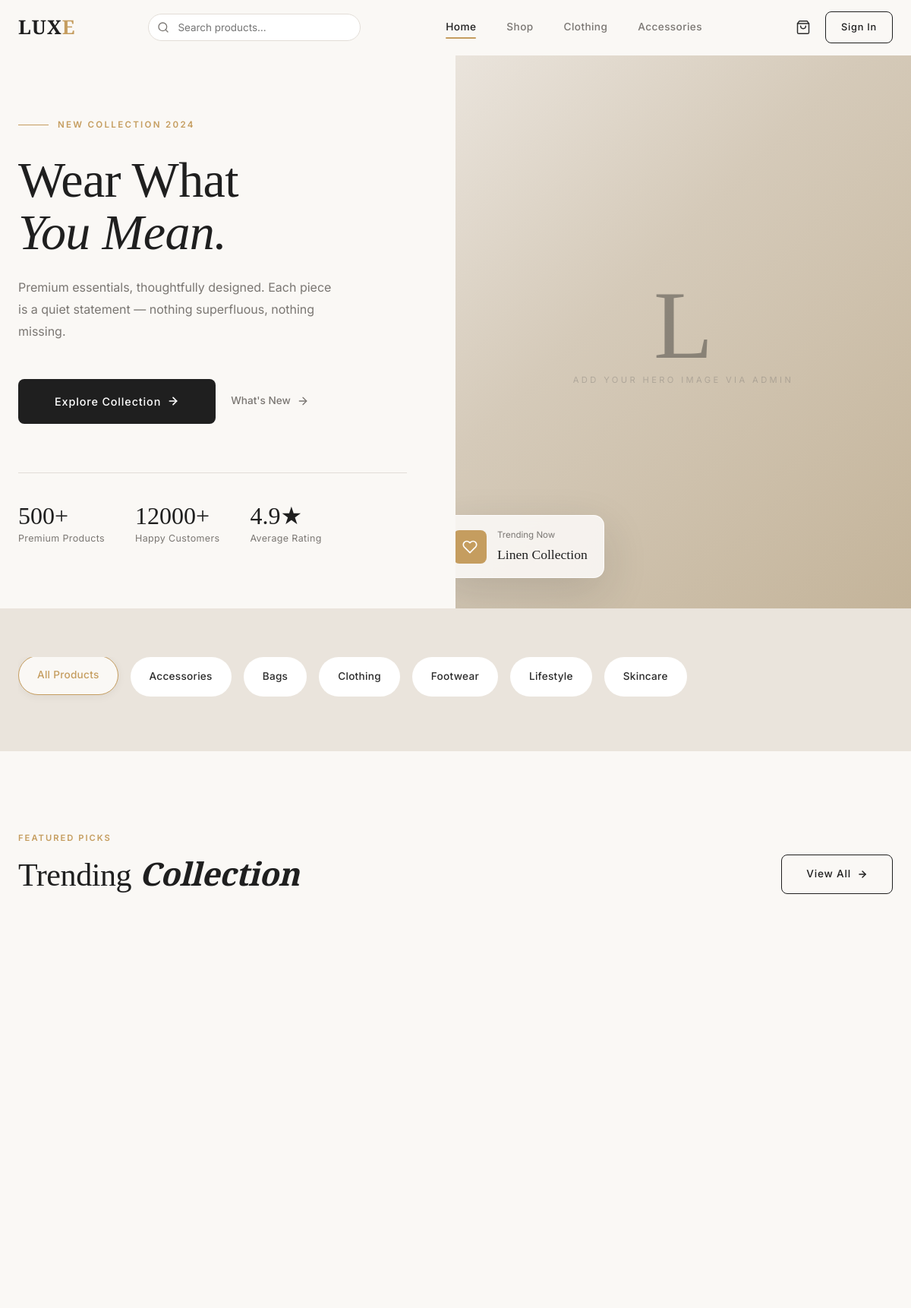
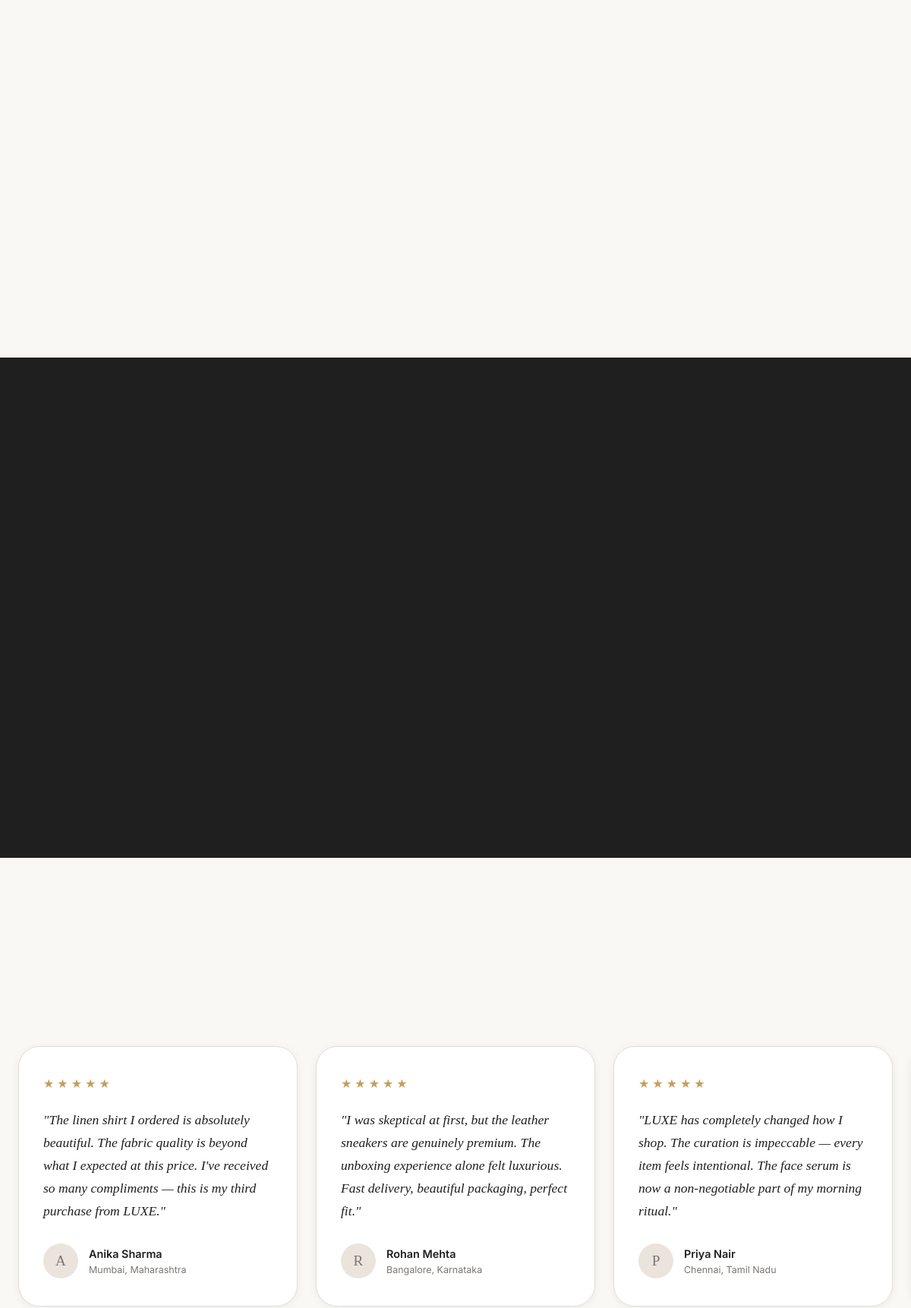
The page / (upper part) on the database its author committed (2 pictures, top to bottom).
### store/models.py (models this page shows, shortened)
class Category(models.Model):
    name = models.CharField(max_length=200)
    slug = models.SlugField(unique=True, blank=True)
    description = models.TextField(blank=True)
    image = models.ImageField(upload_to='categories/', blank=True, null=True)
    class Meta:
        verbose_name_plural = 'Categories'
        ordering = ['name']

### store/views.py (the view)
# urls.py: path('', views.home, name='home'),
def home(request):
    featured_products = Product.objects.filter(is_featured=True, stock__gt=0)[:8]
    categories = Category.objects.all()[:6]
    context = {
        'featured_products': featured_products,
        'categories': categories,
    }
    return render(request, 'home.html', context)

### store/context_processors.py (called while the page is built)
def cart_context(request):
    cart_count = 0
    try:
        if request.user.is_authenticated:
            cart = Cart.objects.filter(user=request.user).first()
        else:
            session_key = request.session.session_key
            if session_key:
                cart = Cart.objects.filter(session_key=session_key).first()
            else:
                cart = None
        if cart:
            cart_count = cart.get_item_count()
    except Exception:
        pass
    return {'cart_count': cart_count}

### templates/home.html (shortened to what this page needs)
{% extends 'base.html' %}
{% load static %}
{% block content %}
<section class="hero" aria-label="Hero section">
  <div class="hero-content">
    <div class="hero-eyebrow reveal">
      <div class="hero-eyebrow-line"></div>
      <span class="hero-eyebrow-text">New Collection 2024</span>
    </div>
    <h1 class="hero-title reveal reveal-delay-1">
      Wear What<br>
      <em>You Mean.</em>
    </h1>
    <p class="hero-subtitle reveal reveal-delay-2">
      Premium essentials, thoughtfully designed. Each piece is a quiet statement — nothing superfluous, nothing missing.
    </p>
    <div class="hero-actions reveal reveal-delay-3">
      <a href="{% url 'store:product_list' %}" class="btn btn-primary btn-lg">
        Explore Collection
        <svg width="16" height="16" viewBox="0 0 24 24" fill="none" stroke="currentColor" stroke-width="2.5" stroke-linecap="round" stroke-linejoin="round"><line x1="5" y1="12" x2="19" y2="12"/><polyline points="12 5 19 12 12 19"/></svg>
      </a>
      <a href="{% url 'store:product_list' %}?category=new" class="hero-link">
        What's New
        <svg viewBox="0 0 24 24" fill="none" stroke="currentColor" stroke-width="2" stroke-linecap="round" stroke-linejoin="round"><line x1="5" y1="12" x2="19" y2="12"/><polyline points="12 5 19 12 12 19"/></svg>
      </a>
    </div>
    <div class="hero-stats reveal reveal-delay-4">
      <div class="hero-stat">
        <div class="hero-stat-value" data-target="500" data-suffix="+">500+</div>
        <div class="hero-stat-label">Premium Products</div>
      </div>
      <div class="hero-stat">
        <div class="hero-stat-value" data-target="12000" data-suffix="+">12k+</div>
        <div class="hero-stat-label">Happy Customers</div>
      </div>
      <div class="hero-stat">
        <div class="hero-stat-value" data-target="4" data-suffix=".9★">4.9★</div>
        <div class="hero-stat-label">Average Rating</div>
      </div>
    </div>
  </div>
  <div class="hero-visual">
    <div class="hero-image-wrap">
      <div style="width:100%;height:100%;background:linear-gradient(135deg,#EAE4DC 0%,#D5CAB9 40%,#C4B49A 100%);display:flex;align-items:center;justify-content:center;">
        <div style="text-align:center;opacity:0.4;">
          <div style="font-family:'Cormorant Garamond',serif;font-size:8rem;font-weight:300;color:#1F1F1F;line-height:1;">L</div>
          <div style="font-family:'Inter',sans-serif;font-size:0.7rem;letter-spacing:0.3em;text-transform:uppercase;color:#7A7672;">Add your hero image via Admin</div>
        </div>
      </div>
    </div>
    <div class="hero-float-card">
      <div class="hero-float-icon">
        <svg width="20" height="20" viewBox="0 0 24 24" fill="none" stroke="white" stroke-width="2" stroke-linecap="round" stroke-linejoin="round">
          <path d="M20.84 4.61a5.5 5.5 0 0 0-7.78 0L12 5.67l-1.06-1.06a5.5 5.5 0 0 0-7.78 7.78l1.06 1.06L12 21.23l7.78-7.78 1.06-1.06a5.5 5.5 0 0 0 0-7.78z"/>
        </svg>
      </div>
      <div>
        <div class="hero-float-label">Trending Now</div>
        <div class="hero-float-value">Linen Collection</div>
      </div>
    </div>
  </div>
</section>
<section class="categories-strip" aria-label="Product categories">
  <div class="container">
    <div class="categories-grid">
      <a href="{% url 'store:product_list' %}" class="category-chip active">
        <span class="category-chip-name">All Products</span>
      </a>
      {% for cat in categories %}
      <a href="{% url 'store:product_list' %}?category={{ cat.slug }}" class="category-chip">
        <span class="category-chip-name">{{ cat.name }}</span>
      </a>
      {% endfor %}
    </div>
  </div>
</section>
<section class="trending-section" aria-labelledby="trending-title">
  <div class="container">
    <div class="trending-header">
      <div>
        <span class="section-label">Featured Picks</span>
        <h2 class="section-title" id="trending-title">
          Trending <strong>Collection</strong>
        </h2>
      </div>
      <a href="{% url 'store:product_list' %}" class="btn btn-outline">
        View All
        <svg width="14" height="14" viewBox="0 0 24 24" fill="none" stroke="currentColor" stroke-width="2.5" stroke-linecap="round" stroke-linejoin="round"><line x1="5" y1="12" x2="19" y2="12"/><polyline points="12 5 19 12 12 19"/></svg>
      </a>
    </div>
    {% if featured_products %}
    <div class="masonry-grid">
    </div>
    {% endif %}
  </div>
</section>
<section class="whyus-section" aria-labelledby="whyus-title">
  <div class="container">
    <div class="text-center">
    </div>
    <div class="whyus-grid">
    </div>
  </div>
</section>
<section class="testimonials-section" aria-labelledby="reviews-title">
  <div class="container">
    <div class="text-center">
    </div>
    <div class="testimonials-slider">
      <div class="testimonials-track">
        <div class="testimonial-card">
          <div class="testimonial-stars">
            <span class="star">★</span><span class="star">★</span><span class="star">★</span><span class="star">★</span><span class="star">★</span>
          </div>
          <p class="testimonial-text">"The linen shirt I ordered is absolutely beautiful. The fabric quality is beyond what I expected at this price. I've received so many compliments — this is my third purchase from LUXE."</p>
          <div class="testimonial-author">
            <div class="testimonial-avatar">A</div>
            <div>
              <div class="testimonial-name">Anika Sharma</div>
              <div class="testimonial-location">Mumbai, Maharashtra</div>
            </div>
          </div>
        </div>
        <div class="testimonial-card">
          <div class="testimonial-stars">
            <span class="star">★</span><span class="star">★</span><span class="star">★</span><span class="star">★</span><span class="star">★</span>
          </div>
          <p class="testimonial-text">"I was skeptical at first, but the leather sneakers are genuinely premium. The unboxing experience alone felt luxurious. Fast delivery, beautiful packaging, perfect fit."</p>
          <div class="testimonial-author">
            <div class="testimonial-avatar">R</div>
            <div>
              <div class="testimonial-name">Rohan Mehta</div>
              <div class="testimonial-location">Bangalore, Karnataka</div>
            </div>
          </div>
        </div>
        <div class="testimonial-card">
          <div class="testimonial-stars">
            <span class="star">★</span><span class="star">★</span><span class="star">★</span><span class="star">★</span><span class="star">★</span>
          </div>
          <p class="testimonial-text">"LUXE has completely changed how I shop. The curation is impeccable — every item feels intentional. The face serum is now a non-negotiable part of my morning ritual."</p>
          <div class="testimonial-author">
            <div class="testimonial-avatar">P</div>
            <div>
              <div class="testimonial-name">Priya Nair</div>
              <div class="testimonial-location">Chennai, Tamil Nadu</div>
            </div>
          </div>
        </div>
      </div>
    </div>
  </div>
</section>
{% endblock %}

### static/css/base.css (style rules this page uses)
:root { --bg: #FAF8F5; --primary: #1F1F1F; --accent: #C59D5F; --accent-dk: #A8834A; --secondary: #EAE4DC; --text: #2B2B2B; --text-muted:#7A7672; --border: #E2DDD7; --white: #FFFFFF; --shadow-sm: 0 2px 12px rgba(31,31,31,0.06); --shadow-md: 0 8px 32px rgba(31,31,31,0.10); --shadow-lg: 0 20px 60px rgba(31,31,31,0.14); --radius-sm: 8px; --radius-md: 14px; --radius-lg: 20px; --radius-xl: 28px; --font-head: 'Cormorant Garamond', Georgia, serif; --font-body: 'Inter', system-ui, sans-serif; --transition: 0.3s cubic-bezier(0.4, 0, 0.2, 1); --transition-fast: 0.18s ease; }
*, *::before, *::after { box-sizing: border-box; margin: 0; padding: 0; }
html { scroll-behavior: smooth; font-size: 16px; }
body { font-family: var(--font-body); background-color: var(--bg); color: var(--text); line-height: 1.6; -webkit-font-smoothing: antialiased; -moz-osx-font-smoothing: grayscale; overflow-x: hidden; }
a { color: inherit; text-decoration: none; }
h1, h2, h3, h4, h5 { font-family: var(--font-head); font-weight: 400; line-height: 1.2; letter-spacing: -0.01em; color: var(--primary); }
h1 { font-size: clamp(2.4rem, 5vw, 4.5rem); }
h2 { font-size: clamp(1.8rem, 3.5vw, 3rem); }
p { color: var(--text-muted); font-size: 0.95rem; line-height: 1.75; }
.container { width: 100%; max-width: 1280px; margin: 0 auto; padding: 0 24px; }
.text-center { text-align: center; }
.section-label { display: inline-block; font-family: var(--font-body); font-size: 0.7rem; font-weight: 600; letter-spacing: 0.18em; text-transform: uppercase; color: var(--accent); margin-bottom: 12px; }
.section-title { font-family: var(--font-head); font-weight: 300; }
.section-title strong { font-weight: 600; font-style: italic; }
.btn { position: relative; display: inline-flex; align-items: center; justify-content: center; gap: 8px; padding: 14px 32px; font-family: var(--font-body); font-size: 0.85rem; font-weight: 500; letter-spacing: 0.06em; border-radius: var(--radius-sm); border: none; cursor: pointer; transition: var(--transition); overflow: hidden; white-space: nowrap; text-decoration: none; }
.btn::after { content: ''; position: absolute; inset: 0; background: rgba(255,255,255,0.15); opacity: 0; transition: opacity 0.2s; }
.btn-primary { background-color: var(--primary); color: var(--white); }
.btn-outline { background-color: transparent; color: var(--primary); border: 1.5px solid var(--primary); }
.btn-lg { padding: 18px 48px; font-size: 0.9rem; }
.reveal { opacity: 0; transform: translateY(30px); transition: opacity 0.7s ease, transform 0.7s ease; }
.reveal.visible { opacity: 1; transform: translateY(0); }
.reveal-delay-1 { transition-delay: 0.1s; }
.reveal-delay-2 { transition-delay: 0.2s; }
.reveal-delay-3 { transition-delay: 0.3s; }
.reveal-delay-4 { transition-delay: 0.4s; }

### rows shown on the page
Category: name "Accessories"
Category: name "Bags"
Category: name "Clothing"
Category: name "Footwear"
Category: name "Lifestyle"
Category: name "Skincare"
